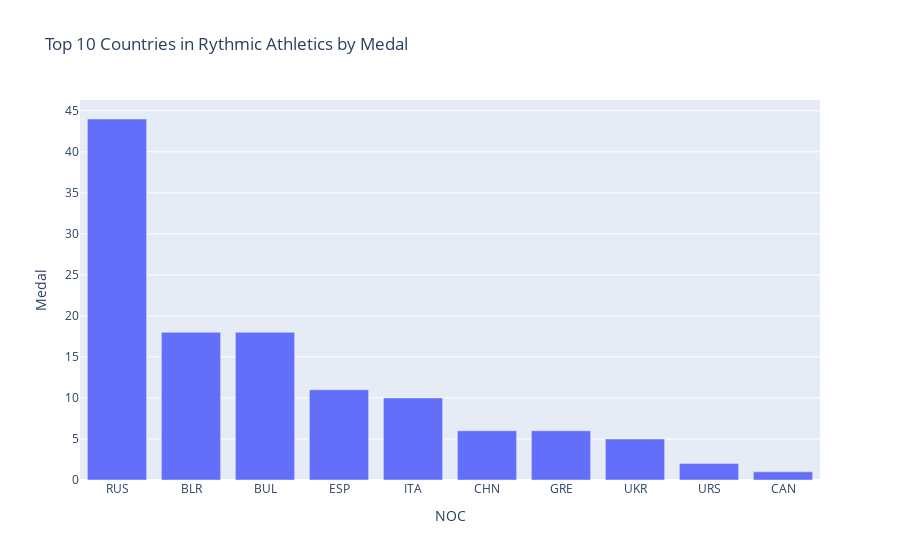

Notebook code cell kept with this figure:
### Markdown cell above
<h3>All countries Rythmic Gymnastic</h3>
<main>
  <p>Test</p>
  <button>Test</button>
</main>

### Code cell
medal_count = os_data_rhythmic_gymnastic.groupby("NOC")["Medal"].count().reset_index()

top_10_athletics = medal_count.sort_values(by="Medal", ascending=False).head(10)

fig = px.bar(top_10_athletics, x="NOC",y="Medal",title="Top 10 Countries in Rythmic Athletics by Medal")
fig.show()

### Figure 1 — Plotly figure (JSON) as saved in the notebook; plotly's stock layout.template omitted (floating-point values rounded to 4 significant figures)
{"data": [{"alignmentgroup": "True", "hovertemplate": "NOC=%{x}<br>Medal=%{y}<extra></extra>", "legendgroup": "", "marker": {"color": "#636efa", "pattern": {"shape": ""}}, "name": "", "offsetgroup": "", "orientation": "v", "showlegend": false, "textposition": "auto", "type": "bar", "x": ["RUS", "BLR", "BUL", "ESP", "ITA", "CHN", "GRE", "UKR", "URS", "CAN"], "xaxis": "x", "y": [44, 18, 18, 11, 10, 6, 6, 5, 2, 1], "yaxis": "y"}], "layout": {"barmode": "relative", "legend": {"tracegroupgap": 0}, "title": {"text": "Top 10 Countries in Rythmic Athletics by Medal"}, "xaxis": {"anchor": "y", "domain": [0, 1], "title": {"text": "NOC"}}, "yaxis": {"anchor": "x", "domain": [0, 1], "title": {"text": "Medal"}}}}
